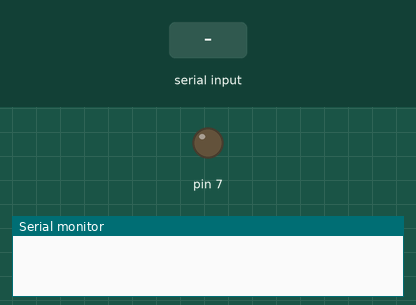
This sketch was run on a simulated Arduino Uno, built with avr-gcc and run on an emulated ATmega328P. On the bench: output pins drawn as LEDs (lit = HIGH), the last lines printed to the serial monitor. The inputs (shaded band) are chosen by the test bench.

Above: at 1.2 s.
1.3 s: "a" received over Serial
At 2.5 s:
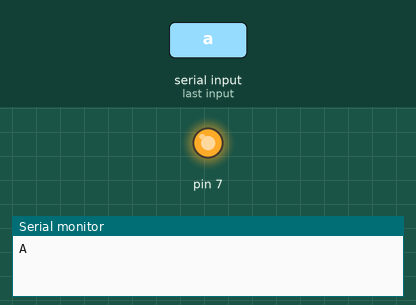
2.8 s: "o" received over Serial
At 3.8 s:
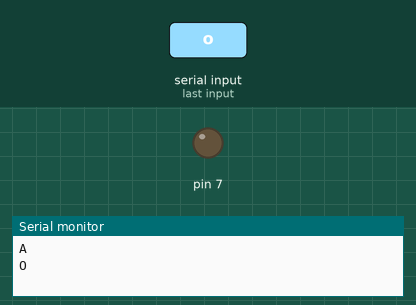
Timing chart, 0 to 5.8 s (numbered marks = the images above; inputs shaded):
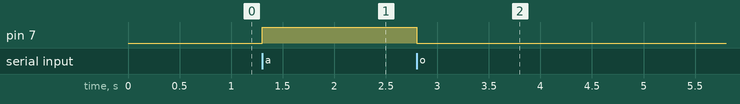

Measured:
- after the input at 1.3 s, pin 7: LOW → HIGH at once
- after the input at 2.8 s, pin 7: HIGH → LOW at once

The sketch:

MandoDistancia.ino
```cpp
void setup() {
  Serial.begin(9600);
  pinMode(7,OUTPUT);
}

void loop() {
  if(Serial.available()>0)
  {
    int dato=Serial.read();
    if(dato=='a')
    {   digitalWrite(7,HIGH);
      Serial.println("A");
    }
    if(dato=='o')
    {   digitalWrite(7,LOW);
    Serial.println("O");}
  }
}
```
